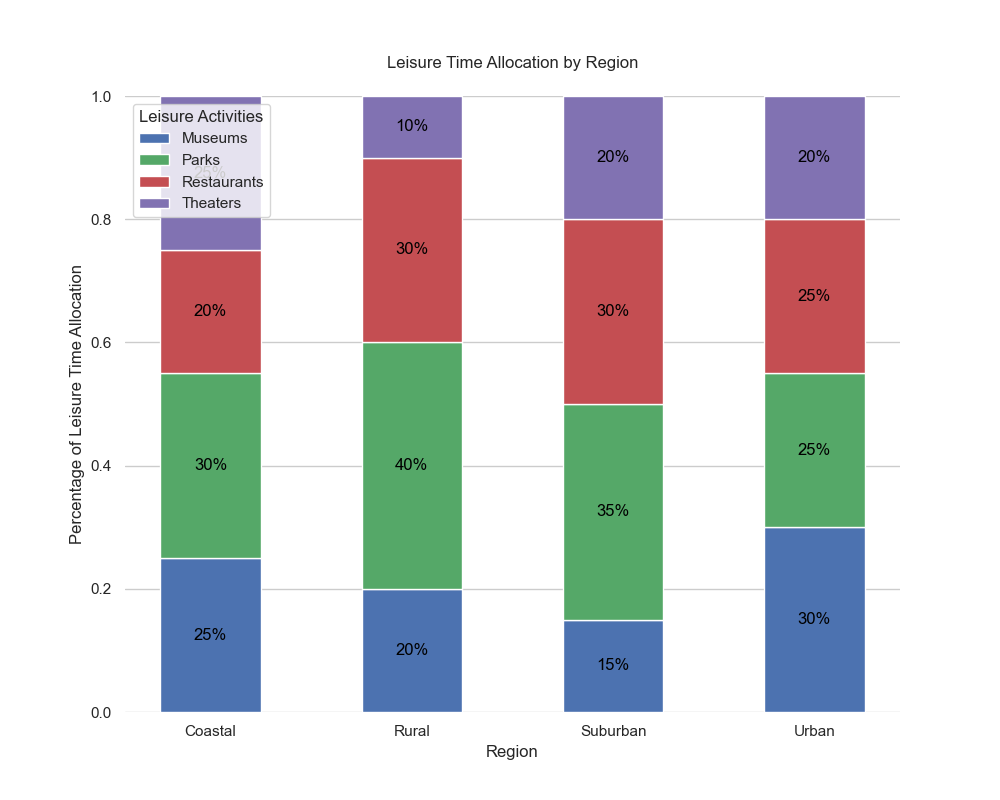

The script that drew this image:

import numpy as np
import pandas as pd
import seaborn as sns
import matplotlib.pyplot as plt

data = {
    "Category": ["Urban"]*4 + ["Suburban"]*4 + ["Rural"]*4 + ["Coastal"]*4,
    "Item": ["Museums", "Parks", "Theaters", "Restaurants"]*4,
    "Percentage": [30, 25, 20, 25, 15, 35, 20, 30, 20, 40, 10, 30, 25, 30, 25, 20]
}
df = pd.DataFrame(data)

df_pivot = df.pivot("Category", "Item", "Percentage")
df_pivot_normalized = df_pivot.div(df_pivot.sum(axis=1), axis=0)

colors = ["#4c72b0", "#55a868", "#c44e52", "#8172b2"]

f, ax = plt.subplots(figsize=(10, 8))

bar_sections = []
prev_values = np.zeros(len(df_pivot_normalized))

for i, col in enumerate(df_pivot_normalized.columns):
    values = df_pivot_normalized[col]
    bar_section = plt.bar(df_pivot_normalized.index, values, bottom=prev_values, 
                          color=colors[i], edgecolor='white', width=0.5)
    bar_sections.append(bar_section)
    prev_values += values

ax.legend(bar_sections, df_pivot_normalized.columns, loc="upper left", title="Leisure Activities")
ax.set(ylim=(0, 1), xlabel="Region", ylabel="Percentage of Leisure Time Allocation")

for bar in bar_sections:
    for rect in bar:
        height = rect.get_height()
        y_value = rect.get_y() + height / 2
        label = f"{height:.0%}"
        plt.text(rect.get_x() + rect.get_width() / 2, y_value, label, va='center', ha='center', color='black')

plt.title('Leisure Time Allocation by Region', pad=20)

sns.despine(left=True, bottom=True)

plt.show()
